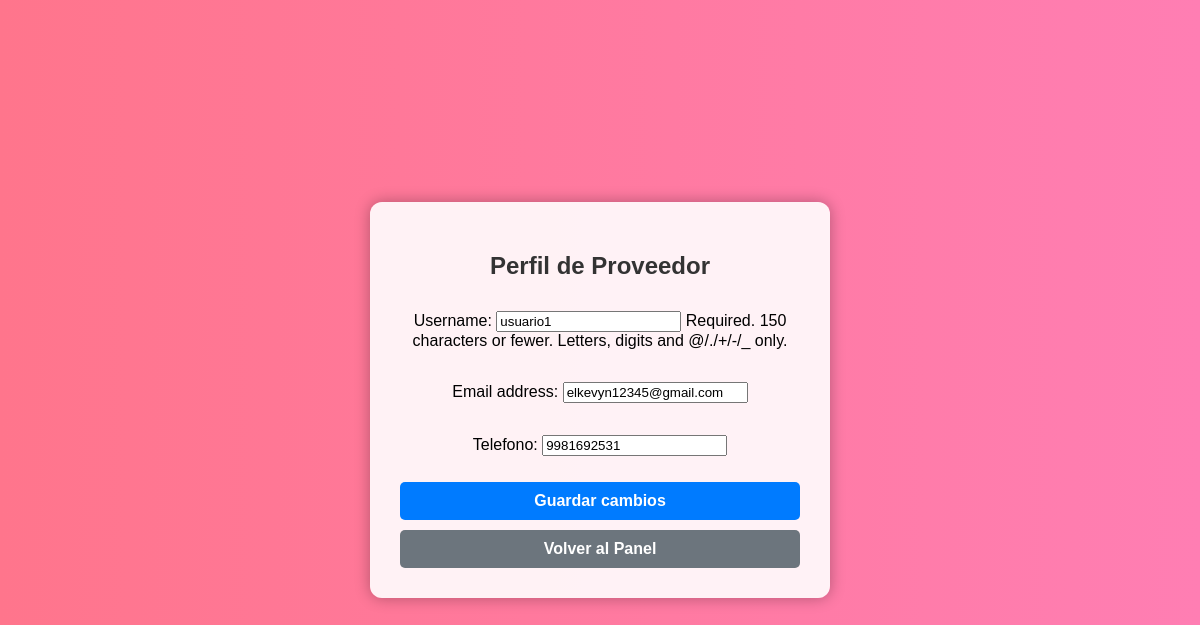
Screenshot of /perfil/proveedor/ (signed in) with the database file from the repository.
### usuarios/models.py (models this page shows, shortened)
class Usuario(AbstractUser):
    tipo_usuario = models.CharField(max_length=20, choices=[
        ('cliente', 'Cliente'),
        ('proveedor', 'Proveedor'),
    ], default='cliente')
    telefono = models.CharField(max_length=15, blank=True, null=True)

### usuarios/views.py (the view)
# urls.py: path('perfil/proveedor/', perfil_proveedor, name='perfil_proveedor'),
@login_required
def perfil_proveedor(request):
    usuario = request.user
    if request.method == 'POST':
        form = PerfilProveedorForm(request.POST, instance=usuario)
        if form.is_valid():
            form.save()
            return redirect('perfil_proveedor')
    else:
        form = PerfilProveedorForm(instance=usuario)
    return render(request, 'usuarios/perfil_proveedor.html', {'form': form})

### usuarios/forms.py
class PerfilProveedorForm(forms.ModelForm):
    class Meta:
        model = Usuario
        fields = ['username', 'email', 'telefono']

### usuarios/templates/usuarios/perfil_proveedor.html (shortened to what this page needs)
{% load static %}
<!DOCTYPE html>
<html lang="es">
<head>
    <link rel="stylesheet" href="{% static 'usuarios/perfil_proveedor.css' %}">
</head>
<body>
    <div class="container">
        <h2>Perfil de Proveedor</h2>
        <form method="post">
            {{ form.as_p }}
            <button type="submit">Guardar cambios</button>
        </form>
        <a href="{% url 'panel_proveedor' %}">
            <button class="btn-secondary">Volver al Panel</button>
        </a>
    </div>
</body>
</html>

### static/usuarios/perfil_proveedor.css (style rules this page uses)
body { background: linear-gradient(to right, #ff758c, #ff7eb3); font-family: Arial, sans-serif; display: flex; justify-content: center; align-items: center; height: 100vh; margin: 0; }
.container { background-color: rgba(255, 255, 255, 0.9); padding: 30px; border-radius: 12px; box-shadow: 0 0 15px rgba(0, 0, 0, 0.3); text-align: center; max-width: 400px; width: 100%; }
h2 { color: #333; font-size: 24px; margin-bottom: 15px; }
form { display: flex; flex-direction: column; align-items: center; }
button { background-color: #007bff; color: white; border: none; padding: 10px; margin-top: 10px; cursor: pointer; border-radius: 5px; width: 100%; font-size: 16px; font-weight: bold; }
.btn-secondary { background-color: #6c757d; }

### rows the page displays
Usuario: username "usuario1", email "elkevyn12345@gmail.com", telefono "9981692531"
